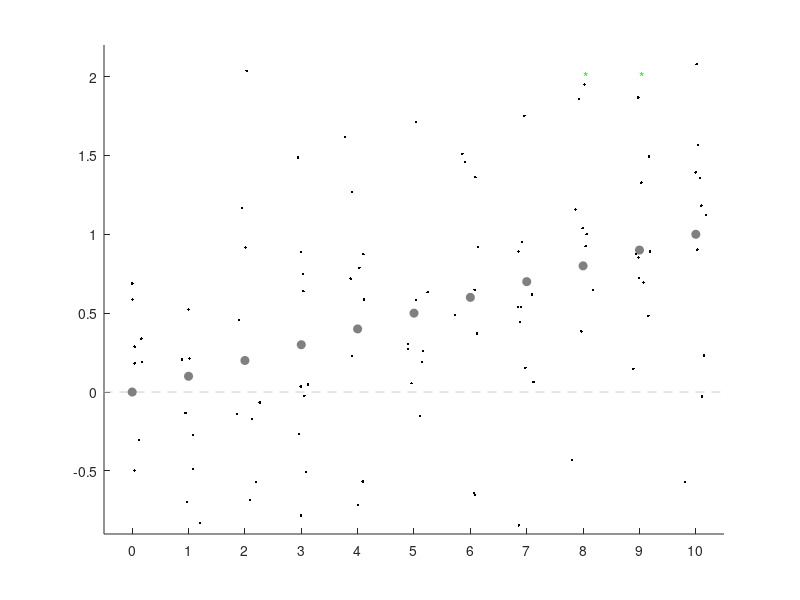

This chart was generated by the following MATLAB code: (Note: this script raises an error after producing the figure.)
%% simulate measurement error in which the trend is detected perfectly, 
% but no individual point is significantly different from 0
% 
% Why analysis by position or predicted location is more powerful than single-gene analysis. 
%     For each of positions (~genes) along X the real value (grey circles) is y=0.1*x. 
%     We then simulated measurements (~expression data, black points) with normally 
%        distributed measurement noise. Only two positions (green asterisk) have measured 
%       values statistically significant from zero. However, fitting an equation (red +) 
%       to all the measurements shows the true value at all positions. 
% 
% LBC November 2019

FIGNAME = '~/Downloads/example.png' ; 
delete(FIGNAME) ; 
for J = 1:100

X = 0:10 ; 
Y = X * 0.1 ; 

Nsamples = 10 ; 
Y_Noise = random( 'normal' , 0 , 0.75 , Nsamples , numel(X) ) ;
X_Noise = random( 'normal' , 0 , 0.1 , Nsamples , numel(X) ) ;
p = NaN( numel(X),1);
c = 0 ; 
fh = figure('units','centimeters','position',[50 50 6 4]);
hold on ; 
line( [-1 12] , [0 0 ], 'LineStyle' ,'--' ,'Color',[.8 .8 .8] )

plot( X , Y , 'o' , 'Color', [.5 .5 .5] ,'MarkerFaceColor',[.5 .5 .5] ,'DisplayName' , 'True Value')
all_data = NaN(0,2);
    for I = 1:numel(X)
    y = Y(I) + Y_Noise(:,I) ; ;
    x = X(I) + X_Noise(:,I) ;
    plot( x , y , '.k')
    all_data = vertcat( all_data , [ x  y ] );
    [~,p(I)] = ttest( y );
    
  %  if (p(I)) <0.05 
  %      text( X(I) , 2 , '*' ,'Color','b')
  %  end
    if (p(I)*numel(X)) <0.05 
        c = c + 1; 
        text( X(I) , 2 , '*' ,'Color','g')
    end
    
end

ylim( [ -0.9 2.2 ] )
xlim( [-0.5 10.5])
set(gca,'xtick',0:10)
%grid on ; 
%set(gca,'ytick',-1:10)


% Set up fittype and options.
ft = fittype( 'poly1' );
[fitresult, gof] = fit( all_data(:,1), all_data(:,2), ft );
%plot(fitresult)
legend('off')
plot( X , feval(fitresult,X) , '+r');

if mean(abs(Y - feval(fitresult,X)')) < 0.03 & c < 3 
    print('-dpng',FIGNAME,'-r600');
end

close ;

end